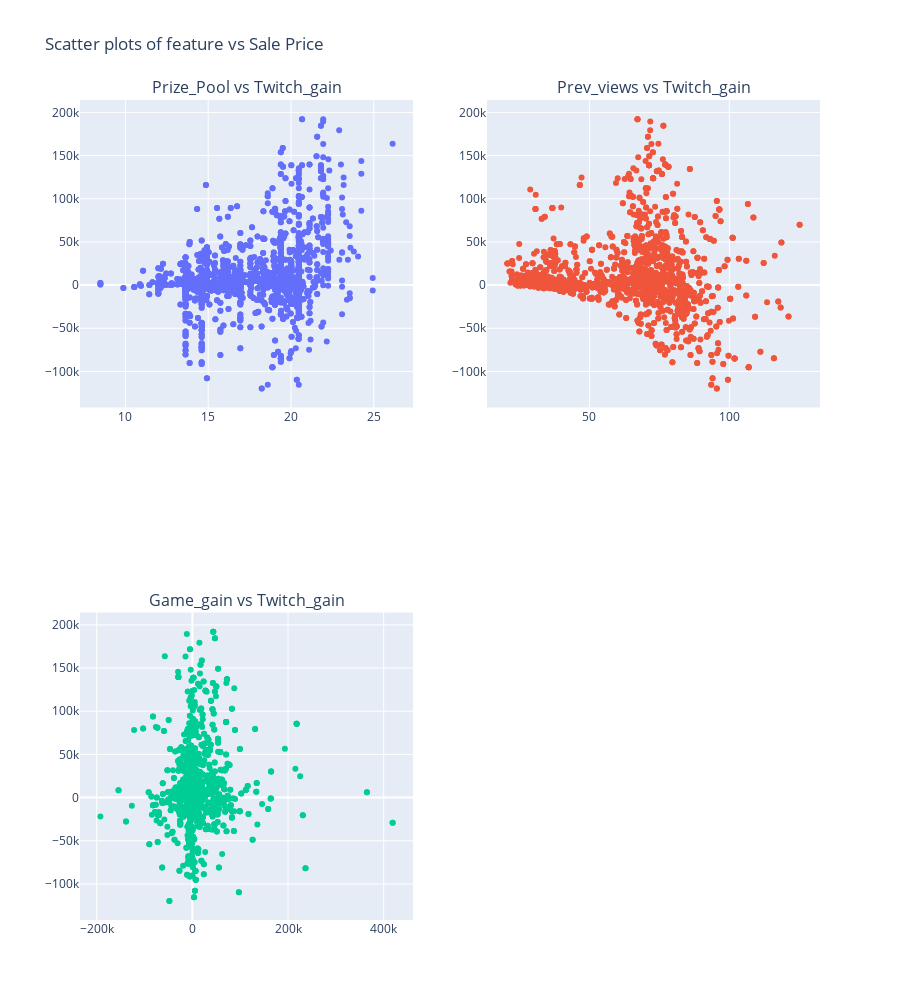

Notebook source saved alongside this figure:
### Code cell
from plotly.subplots import make_subplots
import plotly.graph_objects as go

feature_data = ["Prize_Pool", 'Prev_views', 'Game_gain']


rows = (len(feature_data) // 2) +1
cols = 2
subplot_titles = tuple(var + " vs Twitch_gain" for var in feature_data)
fig = make_subplots(rows=rows, cols=cols, subplot_titles=subplot_titles)

for i, cat in enumerate(feature_data):
    row = (i // cols) + 1
    col = (i % cols) + 1
    
    fig.add_trace(go.Scatter(
        x=final_frame[cat], y=final_frame['Twitch_gain'], mode="markers"
    ), row=row, col=col)
    
    
    
fig.update_layout(height=1000, title="Scatter plots of feature vs Sale Price", showlegend=False)
fig.show()

### Figure 1 — Plotly figure (JSON) as saved in the notebook; plotly's stock layout.template omitted (floating-point values rounded to 4 significant figures; data arrays with more than 128 entries replaced by an {"elided": "..."} marker saying what was removed)
{"data": [{"mode": "markers", "type": "scatter", "x": {"elided": "2083 float values"}, "xaxis": "x", "y": {"elided": "2083 int values"}, "yaxis": "y"}, {"mode": "markers", "type": "scatter", "x": {"elided": "2083 float values"}, "xaxis": "x2", "y": {"elided": "2083 int values"}, "yaxis": "y2"}, {"mode": "markers", "type": "scatter", "x": {"elided": "2083 int values"}, "xaxis": "x3", "y": {"elided": "2083 int values"}, "yaxis": "y3"}], "layout": {"annotations": [{"font": {"size": 16}, "showarrow": false, "text": "Prize_Pool vs Twitch_gain", "x": 0.225, "xanchor": "center", "xref": "paper", "y": 1, "yanchor": "bottom", "yref": "paper"}, {"font": {"size": 16}, "showarrow": false, "text": "Prev_views vs Twitch_gain", "x": 0.775, "xanchor": "center", "xref": "paper", "y": 1, "yanchor": "bottom", "yref": "paper"}, {"font": {"size": 16}, "showarrow": false, "text": "Game_gain vs Twitch_gain", "x": 0.225, "xanchor": "center", "xref": "paper", "y": 0.375, "yanchor": "bottom", "yref": "paper"}], "height": 1000, "showlegend": false, "title": {"text": "Scatter plots of feature vs Sale Price"}, "xaxis": {"anchor": "y", "domain": [0, 0.45]}, "xaxis2": {"anchor": "y2", "domain": [0.55, 1]}, "xaxis3": {"anchor": "y3", "domain": [0, 0.45]}, "xaxis4": {"anchor": "y4", "domain": [0.55, 1]}, "yaxis": {"anchor": "x", "domain": [0.625, 1]}, "yaxis2": {"anchor": "x2", "domain": [0.625, 1]}, "yaxis3": {"anchor": "x3", "domain": [0, 0.375]}, "yaxis4": {"anchor": "x4", "domain": [0, 0.375]}}}
